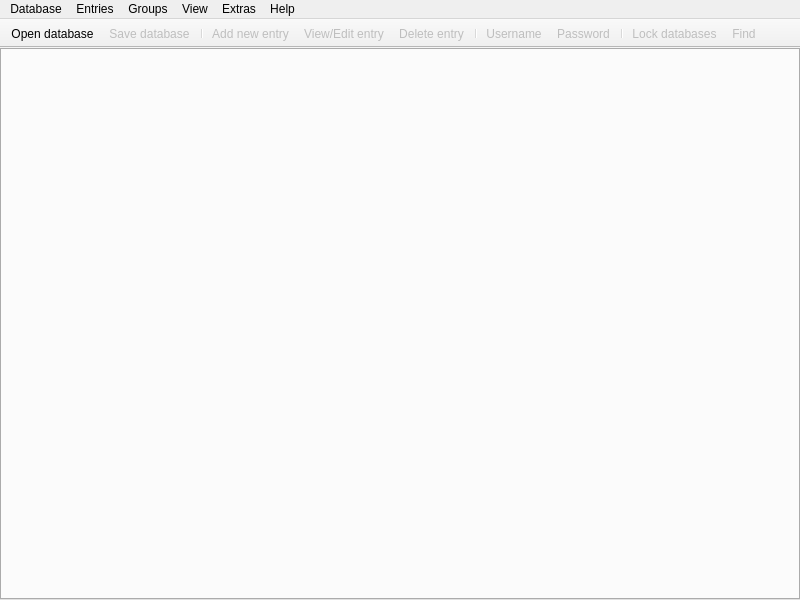
<?xml version="1.0" encoding="UTF-8"?>
<ui version="4.0">
 <class>MainWindow</class>
 <widget class="QMainWindow" name="MainWindow">
  <property name="geometry">
   <rect>
    <x>0</x>
    <y>0</y>
    <width>800</width>
    <height>600</height>
   </rect>
  </property>
  <property name="windowTitle">
   <string notr="true">KeePassX</string>
  </property>
  <widget class="QWidget" name="centralwidget">
   <layout class="QVBoxLayout" name="verticalLayout">
    <property name="margin">
     <number>0</number>
    </property>
    <item>
     <widget class="QStackedWidget" name="stackedWidget">
      <property name="currentIndex">
       <number>0</number>
      </property>
      <widget class="QWidget" name="pageDatabase">
       <layout class="QVBoxLayout" name="verticalLayout_2">
        <property name="margin">
         <number>0</number>
        </property>
        <item>
         <widget class="DatabaseTabWidget" name="tabWidget">
          <property name="currentIndex">
           <number>-1</number>
          </property>
          <property name="tabsClosable">
           <bool>true</bool>
          </property>
          <property name="movable">
           <bool>true</bool>
          </property>
         </widget>
        </item>
       </layout>
      </widget>
      <widget class="QWidget" name="pageSettings">
       <layout class="QVBoxLayout" name="verticalLayout_3">
        <property name="margin">
         <number>0</number>
        </property>
        <item>
         <widget class="SettingsWidget" name="settingsWidget" native="true"/>
        </item>
       </layout>
      </widget>
      <widget class="QWidget" name="pageWelcome">
       <layout class="QVBoxLayout" name="verticalLayout_5">
        <item>
         <widget class="WelcomeWidget" name="welcomeWidget" native="true"/>
        </item>
       </layout>
      </widget>
     </widget>
    </item>
   </layout>
  </widget>
  <widget class="QMenuBar" name="menubar">
   <property name="geometry">
    <rect>
     <x>0</x>
     <y>0</y>
     <width>800</width>
     <height>29</height>
    </rect>
   </property>
   <widget class="QMenu" name="menuFile">
    <property name="title">
     <string>Database</string>
    </property>
    <widget class="QMenu" name="menuRecentDatabases">
     <property name="title">
      <string>Recent databases</string>
     </property>
    </widget>
    <addaction name="actionDatabaseNew"/>
    <addaction name="actionDatabaseOpen"/>
    <addaction name="menuRecentDatabases"/>
    <addaction name="actionDatabaseSave"/>
    <addaction name="actionDatabaseSaveAs"/>
    <addaction name="actionDatabaseClose"/>
    <addaction name="separator"/>
    <addaction name="actionChangeMasterKey"/>
    <addaction name="actionChangeDatabaseSettings"/>
    <addaction name="separator"/>
    <addaction name="actionImportKeePass1"/>
    <addaction name="separator"/>
    <addaction name="actionLockDatabases"/>
    <addaction name="actionQuit"/>
   </widget>
   <widget class="QMenu" name="menuHelp">
    <property name="title">
     <string>Help</string>
    </property>
    <addaction name="actionAbout"/>
   </widget>
   <widget class="QMenu" name="menuEntries">
    <property name="title">
     <string>Entries</string>
    </property>
    <widget class="QMenu" name="menuEntryCopyAttribute">
     <property name="enabled">
      <bool>false</bool>
     </property>
     <property name="title">
      <string>Copy attribute to clipboard</string>
     </property>
     <addaction name="actionEntryCopyTitle"/>
     <addaction name="actionEntryCopyUsername"/>
     <addaction name="actionEntryCopyPassword"/>
     <addaction name="actionEntryCopyURL"/>
     <addaction name="actionEntryCopyNotes"/>
     <addaction name="separator"/>
    </widget>
    <addaction name="actionEntryNew"/>
    <addaction name="actionEntryClone"/>
    <addaction name="actionEntryEdit"/>
    <addaction name="actionEntryDelete"/>
    <addaction name="menuEntryCopyAttribute"/>
    <addaction name="actionEntryAutoType"/>
    <addaction name="actionEntryOpenUrl"/>
    <addaction name="actionSearch"/>
   </widget>
   <widget class="QMenu" name="menuGroups">
    <property name="title">
     <string>Groups</string>
    </property>
    <addaction name="actionGroupNew"/>
    <addaction name="actionGroupEdit"/>
    <addaction name="actionGroupDelete"/>
   </widget>
   <widget class="QMenu" name="menuExtras">
    <property name="title">
     <string>Extras</string>
    </property>
    <addaction name="actionSettings"/>
   </widget>
   <widget class="QMenu" name="menuView">
    <property name="title">
     <string>View</string>
    </property>
   </widget>
   <addaction name="menuFile"/>
   <addaction name="menuEntries"/>
   <addaction name="menuGroups"/>
   <addaction name="menuView"/>
   <addaction name="menuExtras"/>
   <addaction name="menuHelp"/>
  </widget>
  <widget class="QToolBar" name="toolBar">
   <property name="movable">
    <bool>false</bool>
   </property>
   <attribute name="toolBarArea">
    <enum>TopToolBarArea</enum>
   </attribute>
   <attribute name="toolBarBreak">
    <bool>false</bool>
   </attribute>
   <addaction name="actionDatabaseOpen"/>
   <addaction name="actionDatabaseSave"/>
   <addaction name="separator"/>
   <addaction name="actionEntryNew"/>
   <addaction name="actionEntryEdit"/>
   <addaction name="actionEntryDelete"/>
   <addaction name="separator"/>
   <addaction name="actionEntryCopyUsername"/>
   <addaction name="actionEntryCopyPassword"/>
   <addaction name="separator"/>
   <addaction name="actionLockDatabases"/>
   <addaction name="actionSearch"/>
  </widget>
  <action name="actionQuit">
   <property name="text">
    <string>Quit</string>
   </property>
  </action>
  <action name="actionAbout">
   <property name="text">
    <string>About</string>
   </property>
  </action>
  <action name="actionDatabaseOpen">
   <property name="text">
    <string>Open database</string>
   </property>
  </action>
  <action name="actionDatabaseSave">
   <property name="enabled">
    <bool>false</bool>
   </property>
   <property name="text">
    <string>Save database</string>
   </property>
  </action>
  <action name="actionDatabaseClose">
   <property name="enabled">
    <bool>false</bool>
   </property>
   <property name="text">
    <string>Close database</string>
   </property>
  </action>
  <action name="actionDatabaseNew">
   <property name="text">
    <string>New database</string>
   </property>
  </action>
  <action name="actionEntryNew">
   <property name="enabled">
    <bool>false</bool>
   </property>
   <property name="text">
    <string>Add new entry</string>
   </property>
  </action>
  <action name="actionEntryEdit">
   <property name="enabled">
    <bool>false</bool>
   </property>
   <property name="text">
    <string>View/Edit entry</string>
   </property>
  </action>
  <action name="actionEntryDelete">
   <property name="enabled">
    <bool>false</bool>
   </property>
   <property name="text">
    <string>Delete entry</string>
   </property>
  </action>
  <action name="actionGroupNew">
   <property name="enabled">
    <bool>false</bool>
   </property>
   <property name="text">
    <string>Add new group</string>
   </property>
  </action>
  <action name="actionGroupEdit">
   <property name="enabled">
    <bool>false</bool>
   </property>
   <property name="text">
    <string>Edit group</string>
   </property>
  </action>
  <action name="actionGroupDelete">
   <property name="enabled">
    <bool>false</bool>
   </property>
   <property name="text">
    <string>Delete group</string>
   </property>
  </action>
  <action name="actionDatabaseSaveAs">
   <property name="enabled">
    <bool>false</bool>
   </property>
   <property name="text">
    <string>Save database as</string>
   </property>
  </action>
  <action name="actionChangeMasterKey">
   <property name="enabled">
    <bool>false</bool>
   </property>
   <property name="text">
    <string>Change master key</string>
   </property>
  </action>
  <action name="actionChangeDatabaseSettings">
   <property name="enabled">
    <bool>false</bool>
   </property>
   <property name="text">
    <string>Database settings</string>
   </property>
   <property name="toolTip">
    <string>Database settings</string>
   </property>
  </action>
  <action name="actionImportKeePass1">
   <property name="text">
    <string>Import KeePass 1 database</string>
   </property>
  </action>
  <action name="actionEntryClone">
   <property name="enabled">
    <bool>false</bool>
   </property>
   <property name="text">
    <string>Clone entry</string>
   </property>
  </action>
  <action name="actionSearch">
   <property name="enabled">
    <bool>false</bool>
   </property>
   <property name="text">
    <string>Find</string>
   </property>
  </action>
  <action name="actionEntryCopyUsername">
   <property name="enabled">
    <bool>false</bool>
   </property>
   <property name="text">
    <string>Username</string>
   </property>
   <property name="toolTip">
    <string>Copy username to clipboard</string>
   </property>
  </action>
  <action name="actionEntryCopyPassword">
   <property name="enabled">
    <bool>false</bool>
   </property>
   <property name="text">
    <string>Password</string>
   </property>
   <property name="toolTip">
    <string>Copy password to clipboard</string>
   </property>
  </action>
  <action name="actionSettings">
   <property name="text">
    <string>Settings</string>
   </property>
  </action>
  <action name="actionEntryAutoType">
   <property name="enabled">
    <bool>false</bool>
   </property>
   <property name="text">
    <string>Perform Auto-Type</string>
   </property>
  </action>
  <action name="actionEntryOpenUrl">
   <property name="enabled">
    <bool>false</bool>
   </property>
   <property name="text">
    <string>Open URL</string>
   </property>
  </action>
  <action name="actionLockDatabases">
   <property name="enabled">
    <bool>false</bool>
   </property>
   <property name="text">
    <string>Lock databases</string>
   </property>
  </action>
  <action name="actionEntryCopyTitle">
   <property name="enabled">
    <bool>false</bool>
   </property>
   <property name="text">
    <string>Title</string>
   </property>
  </action>
  <action name="actionEntryCopyURL">
   <property name="enabled">
    <bool>false</bool>
   </property>
   <property name="text">
    <string>URL</string>
   </property>
  </action>
  <action name="actionEntryCopyNotes">
   <property name="enabled">
    <bool>false</bool>
   </property>
   <property name="text">
    <string>Notes</string>
   </property>
  </action>
 </widget>
 <customwidgets>
  <customwidget>
   <class>DatabaseTabWidget</class>
   <extends>QTabWidget</extends>
   <header>gui/DatabaseTabWidget.h</header>
   <container>1</container>
  </customwidget>
  <customwidget>
   <class>SettingsWidget</class>
   <extends>QWidget</extends>
   <header>gui/SettingsWidget.h</header>
   <container>1</container>
  </customwidget>
  <customwidget>
   <class>WelcomeWidget</class>
   <extends>QWidget</extends>
   <header>gui/WelcomeWidget.h</header>
   <container>1</container>
  </customwidget>
 </customwidgets>
 <resources/>
 <connections/>
</ui>
